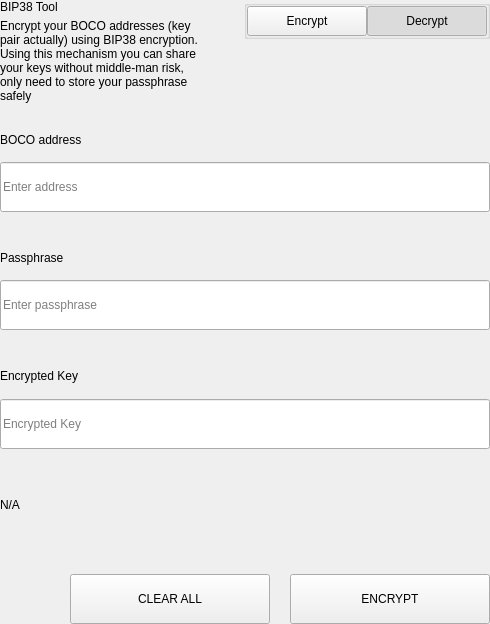
<?xml version="1.0" encoding="UTF-8"?>
<ui version="4.0">
 <class>SettingsBitToolWidget</class>
 <widget class="QWidget" name="SettingsBitToolWidget">
  <property name="geometry">
   <rect>
    <x>0</x>
    <y>0</y>
    <width>490</width>
    <height>624</height>
   </rect>
  </property>
  <property name="windowTitle">
   <string>Form</string>
  </property>
  <layout class="QVBoxLayout" name="verticalLayout">
   <property name="spacing">
    <number>0</number>
   </property>
   <property name="leftMargin">
    <number>0</number>
   </property>
   <property name="topMargin">
    <number>0</number>
   </property>
   <property name="rightMargin">
    <number>0</number>
   </property>
   <property name="bottomMargin">
    <number>0</number>
   </property>
   <item>
    <widget class="QWidget" name="left" native="true">
     <layout class="QVBoxLayout" name="verticalLayout_3">
      <property name="leftMargin">
       <number>0</number>
      </property>
      <property name="topMargin">
       <number>0</number>
      </property>
      <property name="rightMargin">
       <number>0</number>
      </property>
      <property name="bottomMargin">
       <number>0</number>
      </property>
      <item>
       <layout class="QVBoxLayout" name="verticalLayout_2">
        <property name="spacing">
         <number>0</number>
        </property>
        <item>
         <layout class="QHBoxLayout" name="horizontalLayout_3" stretch="3,1">
          <property name="spacing">
           <number>40</number>
          </property>
          <item>
           <layout class="QVBoxLayout" name="verticalLayoutTitle">
            <property name="spacing">
             <number>5</number>
            </property>
            <item>
             <widget class="QLabel" name="labelTitle">
              <property name="text">
               <string>BIP38 Tool</string>
              </property>
             </widget>
            </item>
            <item>
             <widget class="QLabel" name="labelSubtitle1">
              <property name="text">
               <string>Encrypt your BOCO addresses (key pair actually) using BIP38 encryption.
Using this mechanism you can share your keys without middle-man risk, only need to store your passphrase safely</string>
              </property>
              <property name="wordWrap">
               <bool>true</bool>
              </property>
             </widget>
            </item>
           </layout>
          </item>
          <item alignment="Qt::AlignTop">
           <widget class="QGroupBox" name="groupBox">
            <property name="title">
             <string/>
            </property>
            <property name="alignment">
             <set>Qt::AlignLeading|Qt::AlignLeft|Qt::AlignTop</set>
            </property>
            <layout class="QHBoxLayout" name="horizontalLayout_4">
             <property name="spacing">
              <number>0</number>
             </property>
             <property name="leftMargin">
              <number>0</number>
             </property>
             <property name="topMargin">
              <number>0</number>
             </property>
             <property name="rightMargin">
              <number>0</number>
             </property>
             <property name="bottomMargin">
              <number>0</number>
             </property>
             <item>
              <spacer name="horizontalSpacer">
               <property name="orientation">
                <enum>Qt::Horizontal</enum>
               </property>
               <property name="sizeHint" stdset="0">
                <size>
                 <width>40</width>
                 <height>20</height>
                </size>
               </property>
              </spacer>
             </item>
             <item>
              <widget class="QPushButton" name="pushLeft">
               <property name="minimumSize">
                <size>
                 <width>120</width>
                 <height>30</height>
                </size>
               </property>
               <property name="maximumSize">
                <size>
                 <width>120</width>
                 <height>30</height>
                </size>
               </property>
               <property name="focusPolicy">
                <enum>Qt::NoFocus</enum>
               </property>
               <property name="text">
                <string>Encrypt</string>
               </property>
               <property name="checkable">
                <bool>true</bool>
               </property>
               <property name="autoExclusive">
                <bool>true</bool>
               </property>
              </widget>
             </item>
             <item>
              <widget class="QPushButton" name="pushRight">
               <property name="minimumSize">
                <size>
                 <width>120</width>
                 <height>30</height>
                </size>
               </property>
               <property name="maximumSize">
                <size>
                 <width>120</width>
                 <height>30</height>
                </size>
               </property>
               <property name="focusPolicy">
                <enum>Qt::NoFocus</enum>
               </property>
               <property name="text">
                <string>Decrypt</string>
               </property>
               <property name="checkable">
                <bool>true</bool>
               </property>
               <property name="checked">
                <bool>true</bool>
               </property>
               <property name="autoExclusive">
                <bool>true</bool>
               </property>
              </widget>
             </item>
            </layout>
           </widget>
          </item>
         </layout>
        </item>
        <item>
         <widget class="QStackedWidget" name="stackedWidget">
          <property name="currentIndex">
           <number>1</number>
          </property>
          <widget class="QWidget" name="pageDecrypt">
           <layout class="QVBoxLayout" name="verticalLayout_5">
            <property name="spacing">
             <number>0</number>
            </property>
            <property name="leftMargin">
             <number>0</number>
            </property>
            <property name="topMargin">
             <number>0</number>
            </property>
            <property name="rightMargin">
             <number>0</number>
            </property>
            <property name="bottomMargin">
             <number>0</number>
            </property>
            <item>
             <widget class="QWidget" name="widget" native="true">
              <property name="minimumSize">
               <size>
                <width>0</width>
                <height>100</height>
               </size>
              </property>
              <layout class="QVBoxLayout" name="verticalLayout_4">
               <property name="spacing">
                <number>0</number>
               </property>
               <property name="leftMargin">
                <number>0</number>
               </property>
               <property name="topMargin">
                <number>0</number>
               </property>
               <property name="rightMargin">
                <number>0</number>
               </property>
               <property name="bottomMargin">
                <number>0</number>
               </property>
               <item>
                <spacer name="verticalSpacer_2">
                 <property name="orientation">
                  <enum>Qt::Vertical</enum>
                 </property>
                 <property name="sizeType">
                  <enum>QSizePolicy::Fixed</enum>
                 </property>
                 <property name="sizeHint" stdset="0">
                  <size>
                   <width>20</width>
                   <height>20</height>
                  </size>
                 </property>
                </spacer>
               </item>
               <item>
                <layout class="QHBoxLayout" name="horizontalLayout_6" stretch="2">
                 <property name="spacing">
                  <number>0</number>
                 </property>
                 <item>
                  <layout class="QVBoxLayout" name="verticalLayout_7">
                   <property name="spacing">
                    <number>9</number>
                   </property>
                   <item>
                    <widget class="QLabel" name="labelSubtitleKey">
                     <property name="minimumSize">
                      <size>
                       <width>0</width>
                       <height>20</height>
                      </size>
                     </property>
                     <property name="maximumSize">
                      <size>
                       <width>16777215</width>
                       <height>20</height>
                      </size>
                     </property>
                     <property name="text">
                      <string>Encrypted key</string>
                     </property>
                    </widget>
                   </item>
                   <item>
                    <widget class="QLineEdit" name="lineEditKey">
                     <property name="minimumSize">
                      <size>
                       <width>0</width>
                       <height>50</height>
                      </size>
                     </property>
                     <property name="maximumSize">
                      <size>
                       <width>16777215</width>
                       <height>50</height>
                      </size>
                     </property>
                     <property name="placeholderText">
                      <string>Enter a encrypted key</string>
                     </property>
                    </widget>
                   </item>
                  </layout>
                 </item>
                </layout>
               </item>
               <item>
                <spacer name="verticalSpacer_3">
                 <property name="orientation">
                  <enum>Qt::Vertical</enum>
                 </property>
                 <property name="sizeType">
                  <enum>QSizePolicy::Fixed</enum>
                 </property>
                 <property name="sizeHint" stdset="0">
                  <size>
                   <width>20</width>
                   <height>20</height>
                  </size>
                 </property>
                </spacer>
               </item>
               <item>
                <layout class="QVBoxLayout" name="verticalLayout_9">
                 <property name="spacing">
                  <number>9</number>
                 </property>
                 <item>
                  <widget class="QLabel" name="labelSubtitlePassphrase">
                   <property name="maximumSize">
                    <size>
                     <width>16777215</width>
                     <height>20</height>
                    </size>
                   </property>
                   <property name="text">
                    <string>Passphrase</string>
                   </property>
                  </widget>
                 </item>
                 <item>
                  <widget class="QLineEdit" name="lineEditPassphrase">
                   <property name="minimumSize">
                    <size>
                     <width>0</width>
                     <height>50</height>
                    </size>
                   </property>
                   <property name="maximumSize">
                    <size>
                     <width>16777215</width>
                     <height>50</height>
                    </size>
                   </property>
                   <property name="placeholderText">
                    <string>Enter a passphrase</string>
                   </property>
                  </widget>
                 </item>
                </layout>
               </item>
               <item>
                <spacer name="verticalSpacer_4">
                 <property name="orientation">
                  <enum>Qt::Vertical</enum>
                 </property>
                 <property name="sizeType">
                  <enum>QSizePolicy::Fixed</enum>
                 </property>
                 <property name="sizeHint" stdset="0">
                  <size>
                   <width>20</width>
                   <height>20</height>
                  </size>
                 </property>
                </spacer>
               </item>
               <item>
                <widget class="QWidget" name="widget_3" native="true">
                 <property name="sizePolicy">
                  <sizepolicy hsizetype="Preferred" vsizetype="Fixed">
                   <horstretch>0</horstretch>
                   <verstretch>0</verstretch>
                  </sizepolicy>
                 </property>
                 <layout class="QVBoxLayout" name="verticalLayout_10">
                  <property name="spacing">
                   <number>9</number>
                  </property>
                  <property name="leftMargin">
                   <number>0</number>
                  </property>
                  <property name="topMargin">
                   <number>0</number>
                  </property>
                  <property name="rightMargin">
                   <number>0</number>
                  </property>
                  <property name="bottomMargin">
                   <number>0</number>
                  </property>
                  <item>
                   <widget class="QLabel" name="labelSubtitleDecryptResult">
                    <property name="minimumSize">
                     <size>
                      <width>0</width>
                      <height>20</height>
                     </size>
                    </property>
                    <property name="maximumSize">
                     <size>
                      <width>16777215</width>
                      <height>20</height>
                     </size>
                    </property>
                    <property name="text">
                     <string>Decrypted address result</string>
                    </property>
                   </widget>
                  </item>
                  <item>
                   <widget class="QWidget" name="widget_4" native="true">
                    <layout class="QHBoxLayout" name="horizontalLayout" stretch="6,0,1">
                     <property name="spacing">
                      <number>0</number>
                     </property>
                     <property name="leftMargin">
                      <number>0</number>
                     </property>
                     <property name="topMargin">
                      <number>0</number>
                     </property>
                     <property name="rightMargin">
                      <number>0</number>
                     </property>
                     <property name="bottomMargin">
                      <number>0</number>
                     </property>
                     <item alignment="Qt::AlignVCenter">
                      <widget class="QLineEdit" name="lineEditDecryptResult">
                       <property name="minimumSize">
                        <size>
                         <width>0</width>
                         <height>50</height>
                        </size>
                       </property>
                       <property name="maximumSize">
                        <size>
                         <width>16777215</width>
                         <height>50</height>
                        </size>
                       </property>
                       <property name="placeholderText">
                        <string>Decrypted Address</string>
                       </property>
                      </widget>
                     </item>
                     <item>
                      <spacer name="horizontalSpacer_4">
                       <property name="orientation">
                        <enum>Qt::Horizontal</enum>
                       </property>
                       <property name="sizeType">
                        <enum>QSizePolicy::Fixed</enum>
                       </property>
                       <property name="sizeHint" stdset="0">
                        <size>
                         <width>20</width>
                         <height>50</height>
                        </size>
                       </property>
                      </spacer>
                     </item>
                     <item>
                      <widget class="QPushButton" name="pushButtonImport">
                       <property name="minimumSize">
                        <size>
                         <width>140</width>
                         <height>40</height>
                        </size>
                       </property>
                       <property name="text">
                        <string>Import Address</string>
                       </property>
                      </widget>
                     </item>
                    </layout>
                   </widget>
                  </item>
                 </layout>
                </widget>
               </item>
               <item>
                <widget class="QLabel" name="statusLabel_DEC">
                 <property name="maximumSize">
                  <size>
                   <width>16777215</width>
                   <height>40</height>
                  </size>
                 </property>
                 <property name="text">
                  <string/>
                 </property>
                </widget>
               </item>
               <item>
                <spacer name="verticalSpacer">
                 <property name="orientation">
                  <enum>Qt::Vertical</enum>
                 </property>
                 <property name="sizeType">
                  <enum>QSizePolicy::Preferred</enum>
                 </property>
                 <property name="sizeHint" stdset="0">
                  <size>
                   <width>20</width>
                   <height>20</height>
                  </size>
                 </property>
                </spacer>
               </item>
               <item>
                <layout class="QHBoxLayout" name="horizontalLayout_7">
                 <property name="spacing">
                  <number>0</number>
                 </property>
                 <item>
                  <spacer name="horizontalSpacer_5">
                   <property name="orientation">
                    <enum>Qt::Horizontal</enum>
                   </property>
                   <property name="sizeType">
                    <enum>QSizePolicy::Expanding</enum>
                   </property>
                   <property name="sizeHint" stdset="0">
                    <size>
                     <width>40</width>
                     <height>20</height>
                    </size>
                   </property>
                  </spacer>
                 </item>
                 <item>
                  <widget class="QPushButton" name="pushButtonDecryptClear">
                   <property name="minimumSize">
                    <size>
                     <width>200</width>
                     <height>50</height>
                    </size>
                   </property>
                   <property name="maximumSize">
                    <size>
                     <width>200</width>
                     <height>50</height>
                    </size>
                   </property>
                   <property name="text">
                    <string>CLEAR</string>
                   </property>
                  </widget>
                 </item>
                 <item>
                  <spacer name="horizontalSpacer_3">
                   <property name="orientation">
                    <enum>Qt::Horizontal</enum>
                   </property>
                   <property name="sizeType">
                    <enum>QSizePolicy::Fixed</enum>
                   </property>
                   <property name="sizeHint" stdset="0">
                    <size>
                     <width>20</width>
                     <height>20</height>
                    </size>
                   </property>
                  </spacer>
                 </item>
                 <item>
                  <widget class="QPushButton" name="pushButtonDecrypt">
                   <property name="minimumSize">
                    <size>
                     <width>200</width>
                     <height>50</height>
                    </size>
                   </property>
                   <property name="maximumSize">
                    <size>
                     <width>200</width>
                     <height>50</height>
                    </size>
                   </property>
                   <property name="text">
                    <string>DECRYPT KEY</string>
                   </property>
                  </widget>
                 </item>
                </layout>
               </item>
              </layout>
             </widget>
            </item>
           </layout>
          </widget>
          <widget class="QWidget" name="pageEncrypt">
           <layout class="QVBoxLayout" name="verticalLayout_11">
            <property name="spacing">
             <number>0</number>
            </property>
            <property name="leftMargin">
             <number>0</number>
            </property>
            <property name="topMargin">
             <number>0</number>
            </property>
            <property name="rightMargin">
             <number>0</number>
            </property>
            <property name="bottomMargin">
             <number>0</number>
            </property>
            <item>
             <spacer name="verticalSpacer_8">
              <property name="orientation">
               <enum>Qt::Vertical</enum>
              </property>
              <property name="sizeType">
               <enum>QSizePolicy::Fixed</enum>
              </property>
              <property name="sizeHint" stdset="0">
               <size>
                <width>20</width>
                <height>20</height>
               </size>
              </property>
             </spacer>
            </item>
            <item>
             <widget class="QWidget" name="containerAddressEnc" native="true">
              <layout class="QVBoxLayout" name="containerAddressEncLayout">
               <property name="spacing">
                <number>5</number>
               </property>
               <property name="leftMargin">
                <number>0</number>
               </property>
               <property name="topMargin">
                <number>0</number>
               </property>
               <property name="rightMargin">
                <number>0</number>
               </property>
               <property name="bottomMargin">
                <number>0</number>
               </property>
               <item>
                <widget class="QLabel" name="labelSubtitleAddress">
                 <property name="minimumSize">
                  <size>
                   <width>0</width>
                   <height>20</height>
                  </size>
                 </property>
                 <property name="maximumSize">
                  <size>
                   <width>16777215</width>
                   <height>20</height>
                  </size>
                 </property>
                 <property name="text">
                  <string>BOCO address</string>
                 </property>
                </widget>
               </item>
               <item>
                <widget class="QLineEdit" name="addressIn_ENC">
                 <property name="minimumSize">
                  <size>
                   <width>0</width>
                   <height>50</height>
                  </size>
                 </property>
                 <property name="placeholderText">
                  <string>Enter address</string>
                 </property>
                </widget>
               </item>
              </layout>
             </widget>
            </item>
            <item>
             <spacer name="verticalSpacer_6">
              <property name="orientation">
               <enum>Qt::Vertical</enum>
              </property>
              <property name="sizeType">
               <enum>QSizePolicy::Fixed</enum>
              </property>
              <property name="sizeHint" stdset="0">
               <size>
                <width>20</width>
                <height>20</height>
               </size>
              </property>
             </spacer>
            </item>
            <item>
             <widget class="QWidget" name="containerAddress" native="true">
              <layout class="QHBoxLayout" name="horizontalLayout_9" stretch="2">
               <property name="spacing">
                <number>0</number>
               </property>
               <property name="leftMargin">
                <number>0</number>
               </property>
               <property name="topMargin">
                <number>0</number>
               </property>
               <property name="rightMargin">
                <number>0</number>
               </property>
               <property name="bottomMargin">
                <number>0</number>
               </property>
               <item>
                <layout class="QVBoxLayout" name="verticalLayout_8">
                 <property name="spacing">
                  <number>5</number>
                 </property>
                 <item>
                  <widget class="QLabel" name="labelSubtitleMessage">
                   <property name="minimumSize">
                    <size>
                     <width>0</width>
                     <height>20</height>
                    </size>
                   </property>
                   <property name="maximumSize">
                    <size>
                     <width>16777215</width>
                     <height>20</height>
                    </size>
                   </property>
                   <property name="text">
                    <string>Passphrase</string>
                   </property>
                  </widget>
                 </item>
                 <item>
                  <widget class="QLineEdit" name="passphraseIn_ENC">
                   <property name="minimumSize">
                    <size>
                     <width>0</width>
                     <height>50</height>
                    </size>
                   </property>
                   <property name="maximumSize">
                    <size>
                     <width>16777215</width>
                     <height>50</height>
                    </size>
                   </property>
                   <property name="placeholderText">
                    <string>Enter passphrase</string>
                   </property>
                  </widget>
                 </item>
                </layout>
               </item>
              </layout>
             </widget>
            </item>
            <item>
             <spacer name="verticalSpacer_7">
              <property name="orientation">
               <enum>Qt::Vertical</enum>
              </property>
              <property name="sizeType">
               <enum>QSizePolicy::Fixed</enum>
              </property>
              <property name="sizeHint" stdset="0">
               <size>
                <width>20</width>
                <height>20</height>
               </size>
              </property>
             </spacer>
            </item>
            <item>
             <widget class="QWidget" name="widget_2" native="true">
              <property name="minimumSize">
               <size>
                <width>0</width>
                <height>75</height>
               </size>
              </property>
              <property name="maximumSize">
               <size>
                <width>16777215</width>
                <height>16777215</height>
               </size>
              </property>
              <layout class="QVBoxLayout" name="verticalLayout_6">
               <property name="leftMargin">
                <number>0</number>
               </property>
               <property name="topMargin">
                <number>0</number>
               </property>
               <property name="rightMargin">
                <number>0</number>
               </property>
               <property name="bottomMargin">
                <number>0</number>
               </property>
               <item>
                <widget class="QLabel" name="labelSubtitleEncryptedKey">
                 <property name="minimumSize">
                  <size>
                   <width>0</width>
                   <height>20</height>
                  </size>
                 </property>
                 <property name="maximumSize">
                  <size>
                   <width>16777215</width>
                   <height>20</height>
                  </size>
                 </property>
                 <property name="text">
                  <string>Encrypted Key</string>
                 </property>
                </widget>
               </item>
               <item>
                <widget class="QLineEdit" name="encryptedKeyOut_ENC">
                 <property name="minimumSize">
                  <size>
                   <width>0</width>
                   <height>50</height>
                  </size>
                 </property>
                 <property name="placeholderText">
                  <string>Encrypted Key</string>
                 </property>
                </widget>
               </item>
              </layout>
             </widget>
            </item>
            <item>
             <widget class="QLabel" name="statusLabel_ENC">
              <property name="text">
               <string notr="true">N/A</string>
              </property>
             </widget>
            </item>
            <item>
             <spacer name="verticalSpacer_5">
              <property name="orientation">
               <enum>Qt::Vertical</enum>
              </property>
              <property name="sizeType">
               <enum>QSizePolicy::Fixed</enum>
              </property>
              <property name="sizeHint" stdset="0">
               <size>
                <width>20</width>
                <height>20</height>
               </size>
              </property>
             </spacer>
            </item>
            <item>
             <layout class="QHBoxLayout" name="horizontalLayout_8">
              <property name="spacing">
               <number>0</number>
              </property>
              <item>
               <spacer name="horizontalSpacer_6">
                <property name="orientation">
                 <enum>Qt::Horizontal</enum>
                </property>
                <property name="sizeType">
                 <enum>QSizePolicy::Expanding</enum>
                </property>
                <property name="sizeHint" stdset="0">
                 <size>
                  <width>40</width>
                  <height>20</height>
                 </size>
                </property>
               </spacer>
              </item>
              <item>
               <widget class="QPushButton" name="pushButtonClear">
                <property name="minimumSize">
                 <size>
                  <width>200</width>
                  <height>50</height>
                 </size>
                </property>
                <property name="focusPolicy">
                 <enum>Qt::NoFocus</enum>
                </property>
                <property name="text">
                 <string>CLEAR ALL</string>
                </property>
               </widget>
              </item>
              <item>
               <spacer name="horizontalSpacer_2">
                <property name="orientation">
                 <enum>Qt::Horizontal</enum>
                </property>
                <property name="sizeType">
                 <enum>QSizePolicy::Fixed</enum>
                </property>
                <property name="sizeHint" stdset="0">
                 <size>
                  <width>20</width>
                  <height>20</height>
                 </size>
                </property>
               </spacer>
              </item>
              <item>
               <widget class="QPushButton" name="pushButtonEncrypt">
                <property name="minimumSize">
                 <size>
                  <width>200</width>
                  <height>50</height>
                 </size>
                </property>
                <property name="maximumSize">
                 <size>
                  <width>200</width>
                  <height>50</height>
                 </size>
                </property>
                <property name="focusPolicy">
                 <enum>Qt::NoFocus</enum>
                </property>
                <property name="text">
                 <string>ENCRYPT</string>
                </property>
               </widget>
              </item>
             </layout>
            </item>
           </layout>
          </widget>
         </widget>
        </item>
       </layout>
      </item>
     </layout>
    </widget>
   </item>
  </layout>
 </widget>
 <resources/>
 <connections/>
</ui>
